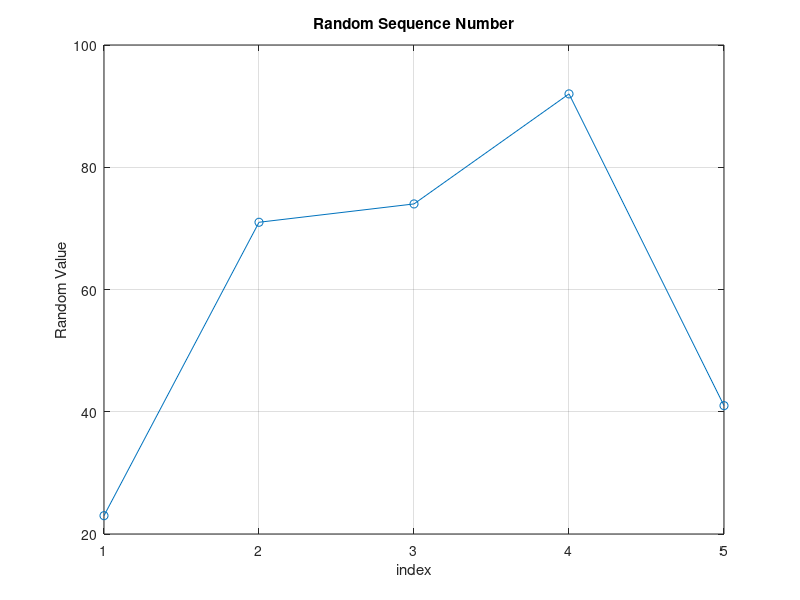

Reproduce this figure in MATLAB.
k=input("enter the number");
rseqgen=randi([1 100],1,k);
disp(rseqgen)
x=1:k;
disp(x)
plot(x,rseqgen,'-o')
xlabel('index')
ylabel('Random Value')
title('Random Sequence Number')
grid on